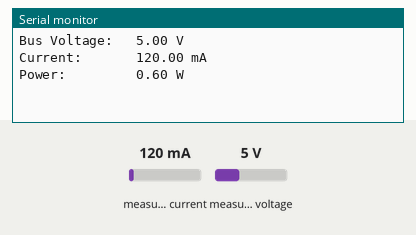
Simulated run of this sketch. Board: Arduino Uno, built with avr-gcc and run on an emulated ATmega328P. On the bench: the last lines printed to the serial monitor. Inputs (shaded band) come from the test bench; at power-on: measured current 120 mA, measured voltage 5 V.

Above: at 1.2 s.
1.3 s: measured current set to 40 mA
At 2.8 s:
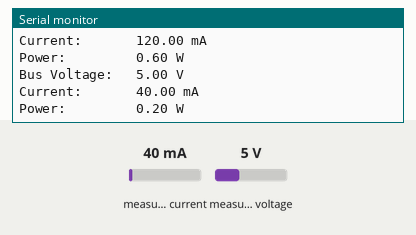
3.6 s: measured voltage set to 0.3 V
At 4.7 s:
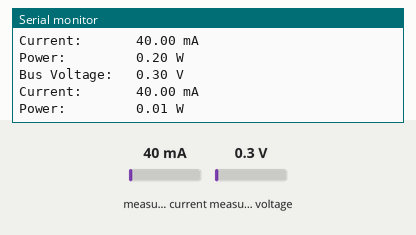
5.9 s: measured current set to 500 mA
At 6.7 s:
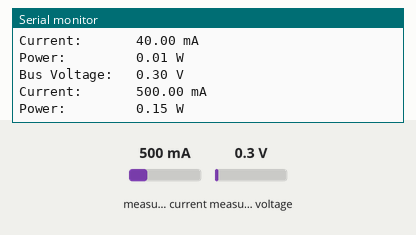
Timing chart, 0 to 8.9 s (numbered marks = the images above; inputs shaded):
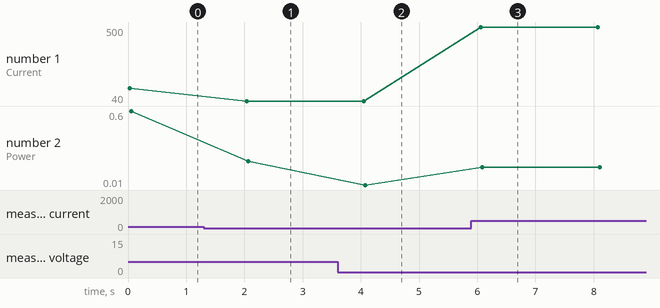

Measured:
- after the input at 1.3 s, the serial monitor: prints a new line after 0.74 s (image 1)
- after the input at 3.6 s, the serial monitor: prints a new line after 0.43 s (image 2)
- after the input at 5.9 s, the serial monitor: prints a new line after 0.16 s (image 3)
- plotted number 1: 120 → 40 after the input at 1.3 s, 40 → 500 after the input at 5.9 s
- plotted number 2: 0.6 → 0.2 after the input at 1.3 s, 0.2 → 0.01 after the input at 3.6 s, 0.01 → 0.15 after the input at 5.9 s

The sketch:

INA219.ino
```cpp
#include <Wire.h>
#include <Adafruit_INA219.h> // You will need to download this library

Adafruit_INA219 sensor219; // Declare and instance of INA219

void setup(void)
{

  Serial.begin(9600);
  sensor219.begin();

}

void loop(void)
{
  float busVoltage = 0;
  float current = 0; // Measure in milli amps
  float power = 0;

  busVoltage = sensor219.getBusVoltage_V();
  current = sensor219.getCurrent_mA();
  power = busVoltage * (current/1000); // Calculate the Power


  Serial.print("Bus Voltage:   ");
  Serial.print(busVoltage);
  Serial.println(" V");

  Serial.print("Current:       ");
  Serial.print(current);
  Serial.println(" mA");

  Serial.print("Power:         ");
  Serial.print(power);
  Serial.println(" W");

  Serial.println("");

  delay(2000);
}
```
